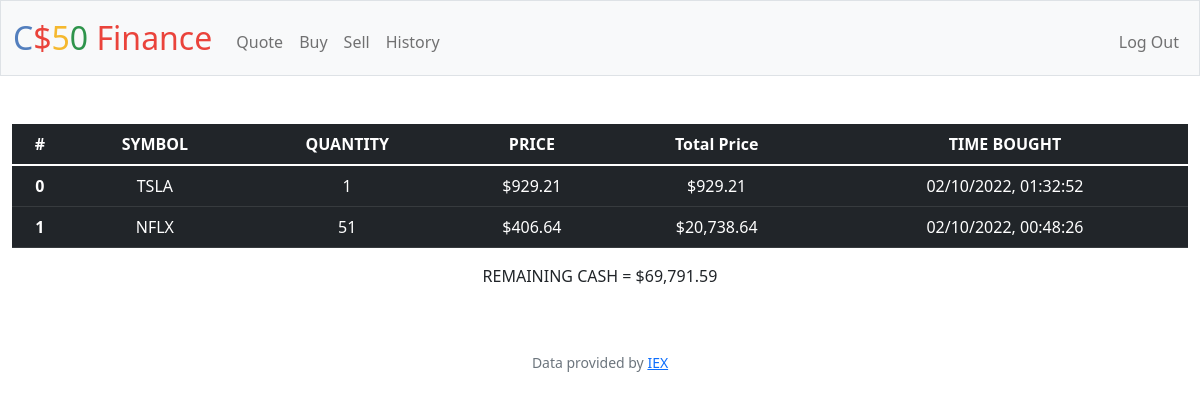
The page / (signed in) on the database its author committed.
### tables this page shows
CREATE TABLE stocks (id INTEGER NOT NULL,symbol VARCHAR(255) NOT NULL, quantity INTEGER NOT NULL, price FLOAT,time_bought timestamp ,FOREIGN KEY (id) REFERENCES users(id));

CREATE TABLE users (id INTEGER, username TEXT NOT NULL, hash TEXT NOT NULL, cash NUMERIC NOT NULL DEFAULT 10000.00, PRIMARY KEY(id));

### app.py (the view)
@app.route("/")
@login_required
def index():
    id = session["user_id"]
    items = db.execute("SELECT * FROM stocks WHERE id = ?",id)
    for i in items:
        i.pop("id")
    print(items)
    money = float(db.execute("SELECT cash FROM users WHERE id =?",id)[0]["cash"])
    return render_template("index.html",items=items, money=money)

### app.py (called while the page is built)
@app.after_request
def after_request(response):
    response.headers["Cache-Control"] = "no-cache, no-store, must-revalidate"
    response.headers["Expires"] = 0
    response.headers["Pragma"] = "no-cache"
    return response

### helpers.py (called while the page is built)
def login_required(f):
    @wraps(f)
    def decorated_function(*args, **kwargs):
        if session.get("user_id") is None:
            return redirect("/login")
        return f(*args, **kwargs)
    return decorated_function

def usd(value):
    return f"${value:,.2f}"

### templates/index.html (shortened to what this page needs)
{% extends "layout.html" %}
{% block main %}
<table class="table table-hover table-dark">
    <thead>
      <tr>
        <th scope="col">#</th>
        {% if items|length > 0 %}
        {% for key,value in items[0].items() %}
          {% if key=="price" %}
            <th scope="col">{{ key|upper|replace("_"," ") }}</th>
            <th scope="col">Total Price</th>
          {% else %}
            <th scope="col">{{ key|upper|replace("_"," ") }}</th>
          {% endif %}
        {% endfor %}
        {% else %}
          <td colspan="2"> BUY STUFF </td>
        {% endif %}
      </tr>
    </thead>
    <tbody>
      {% set ns=namespace(i=0) %}
      {% set totalcost=namespace(q=0) %}
      {% for item in items %}
        <tr>
          <th scope="row">{{ ns.i }}</th>
          {% set ns.i = ns.i+1 %}
          {% for key,value in item.items() %}
            {% if key == "quantity" %}
              {% set totalcost.q = value | int %}
            {% endif %}
            {% if key == "price" %}
              <td>{{ value | usd }}</td>
              <td>{{ (value|float * totalcost.q) | usd }} </td>
            {% else %}
              <td>{{ value }}</td>
            {% endif %}
          {% endfor %}
        </tr>
      {% endfor %}
    </tbody>
  </table>
  <p> REMAINING CASH = {{ money | usd }}</p>
{% endblock %}

### rows shown on the page
stocks: key "SYMBOL", key "PRICE", key "TIME BOUGHT", i "0", symbol "TSLA", item "1", price "$929.21", (value|float*totalcost.q)|usd "$929.21", time_bought "02/10/2022, 01:32:52"
stocks: i "1", symbol "NFLX", item "51", price "$406.64", (value|float*totalcost.q)|usd "$20,738.64", time_bought "02/10/2022, 00:48:26"
users: cash "$69,791.59"

### other values the page prints
{{ key|upper|replace("_"," ") }} "QUANTITY"
